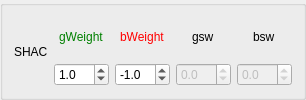
                                <widget class="QGroupBox" name="groupBox_11">
                                    <property name="title">
                                        <string/>
                                    </property>
                                    <layout class="QHBoxLayout" name="horizontalLayout_15">
                                        <item alignment="Qt::AlignHCenter">
                                            <widget class="QLabel" name="label_61">
                                                <property name="text">
                                                    <string>SHAC</string>
                                                </property>
                                            </widget>
                                        </item>
                                        <item>
                                            <layout class="QVBoxLayout" name="verticalLayout_51">
                                                <item alignment="Qt::AlignHCenter">
                                                    <widget class="QLabel" name="label_62">
                                                        <property name="toolTip">
                                                            <string>&lt;html&gt;&lt;head/&gt;&lt;body&gt;&lt;p&gt;points
                                                                added to score when this is good&lt;/p&gt;&lt;/body&gt;&lt;/html&gt;
                                                            </string>
                                                        </property>
                                                        <property name="styleSheet">
                                                            <string notr="true">color: green</string>
                                                        </property>
                                                        <property name="text">
                                                            <string>gWeight</string>
                                                        </property>
                                                    </widget>
                                                </item>
                                                <item>
                                                    <widget class="QDoubleSpinBox" name="doubleSpinBox_49">
                                                        <property name="decimals">
                                                            <number>1</number>
                                                        </property>
                                                        <property name="minimum">
                                                            <double>-10.000000000000000</double>
                                                        </property>
                                                        <property name="maximum">
                                                            <double>10.000000000000000</double>
                                                        </property>
                                                        <property name="value">
                                                            <double>1.000000000000000</double>
                                                        </property>
                                                    </widget>
                                                </item>
                                            </layout>
                                        </item>
                                        <item>
                                            <layout class="QVBoxLayout" name="verticalLayout_52">
                                                <item alignment="Qt::AlignHCenter">
                                                    <widget class="QLabel" name="label_63">
                                                        <property name="toolTip">
                                                            <string>&lt;html&gt;&lt;head/&gt;&lt;body&gt;&lt;p&gt;points
                                                                added to score when this is bad&lt;/p&gt;&lt;/body&gt;&lt;/html&gt;
                                                            </string>
                                                        </property>
                                                        <property name="styleSheet">
                                                            <string notr="true">color: red</string>
                                                        </property>
                                                        <property name="text">
                                                            <string>bWeight</string>
                                                        </property>
                                                    </widget>
                                                </item>
                                                <item>
                                                    <widget class="QDoubleSpinBox" name="doubleSpinBox_50">
                                                        <property name="decimals">
                                                            <number>1</number>
                                                        </property>
                                                        <property name="minimum">
                                                            <double>-10.000000000000000</double>
                                                        </property>
                                                        <property name="maximum">
                                                            <double>10.000000000000000</double>
                                                        </property>
                                                        <property name="value">
                                                            <double>-1.000000000000000</double>
                                                        </property>
                                                    </widget>
                                                </item>
                                            </layout>
                                        </item>
                                        <item>
                                            <layout class="QVBoxLayout" name="verticalLayout_53">
                                                <item alignment="Qt::AlignHCenter">
                                                    <widget class="QLabel" name="label_64">
                                                        <property name="toolTip">
                                                            <string>&lt;html&gt;&lt;head/&gt;&lt;body&gt;&lt;p&gt;points
                                                                added to score when this is good but special (like macd
                                                                crossing up)&lt;/p&gt;&lt;/body&gt;&lt;/html&gt;
                                                            </string>
                                                        </property>
                                                        <property name="styleSheet">
                                                            <string notr="true">color: qradialgradient(spread:repeat,
                                                                cx:0.5, cy:0.5, radius:0.077, fx:0.5, fy:0.5, stop:0
                                                                rgba(19, 255, 0, 147), stop:0.497326 rgba(0, 0, 0, 147),
                                                                stop:1 rgba(0, 255, 113, 147));
                                                            </string>
                                                        </property>
                                                        <property name="text">
                                                            <string>gsw</string>
                                                        </property>
                                                    </widget>
                                                </item>
                                                <item>
                                                    <widget class="QDoubleSpinBox" name="doubleSpinBox_51">
                                                        <property name="enabled">
                                                            <bool>false</bool>
                                                        </property>
                                                        <property name="decimals">
                                                            <number>1</number>
                                                        </property>
                                                        <property name="minimum">
                                                            <double>-10.000000000000000</double>
                                                        </property>
                                                        <property name="maximum">
                                                            <double>10.000000000000000</double>
                                                        </property>
                                                    </widget>
                                                </item>
                                            </layout>
                                        </item>
                                        <item>
                                            <layout class="QVBoxLayout" name="verticalLayout_54">
                                                <item alignment="Qt::AlignHCenter">
                                                    <widget class="QLabel" name="label_65">
                                                        <property name="toolTip">
                                                            <string>&lt;html&gt;&lt;head/&gt;&lt;body&gt;&lt;p&gt;points
                                                                added to score when this is bad but special (like macd
                                                                crossing down)&lt;/p&gt;&lt;/body&gt;&lt;/html&gt;
                                                            </string>
                                                        </property>
                                                        <property name="styleSheet">
                                                            <string notr="true">color: qradialgradient(spread:repeat,
                                                                cx:0.5, cy:0.5, radius:0.077, fx:0.5, fy:0.5, stop:0
                                                                rgba(255, 0, 0, 147), stop:0.497537 rgba(58, 30, 30,
                                                                146), stop:1 rgba(255, 94, 0, 147));
                                                            </string>
                                                        </property>
                                                        <property name="text">
                                                            <string>bsw</string>
                                                        </property>
                                                    </widget>
                                                </item>
                                                <item>
                                                    <widget class="QDoubleSpinBox" name="doubleSpinBox_52">
                                                        <property name="enabled">
                                                            <bool>false</bool>
                                                        </property>
                                                        <property name="decimals">
                                                            <number>1</number>
                                                        </property>
                                                        <property name="minimum">
                                                            <double>-10.000000000000000</double>
                                                        </property>
                                                        <property name="maximum">
                                                            <double>10.000000000000000</double>
                                                        </property>
                                                    </widget>
                                                </item>
                                            </layout>
                                        </item>
                                    </layout>
                                </widget>
